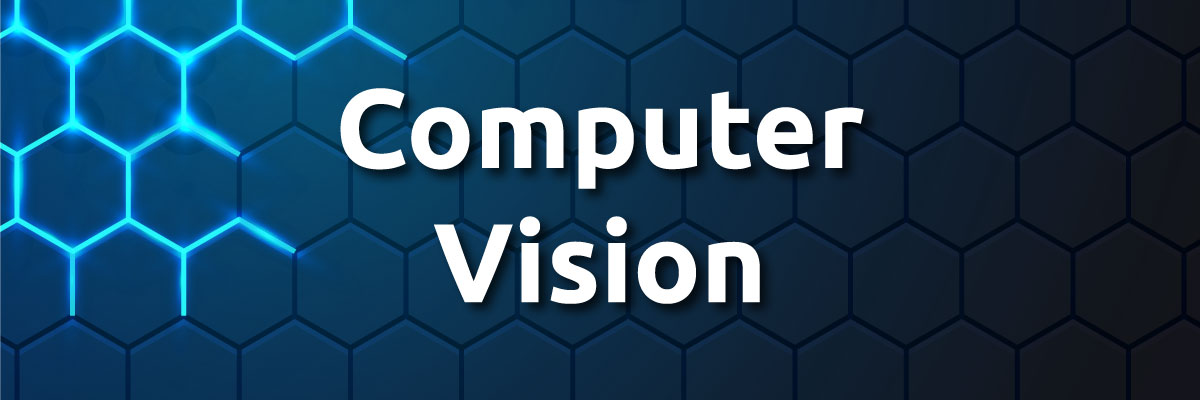
#> input picture image.jpg, 1200 x 400 px
$ python erosion.py
#> lines starting #> are read from the running program, lines starting #| are printed output that depends on the picture
import cv2
import numpy as np

image = cv2.imread('image.jpg', 0)
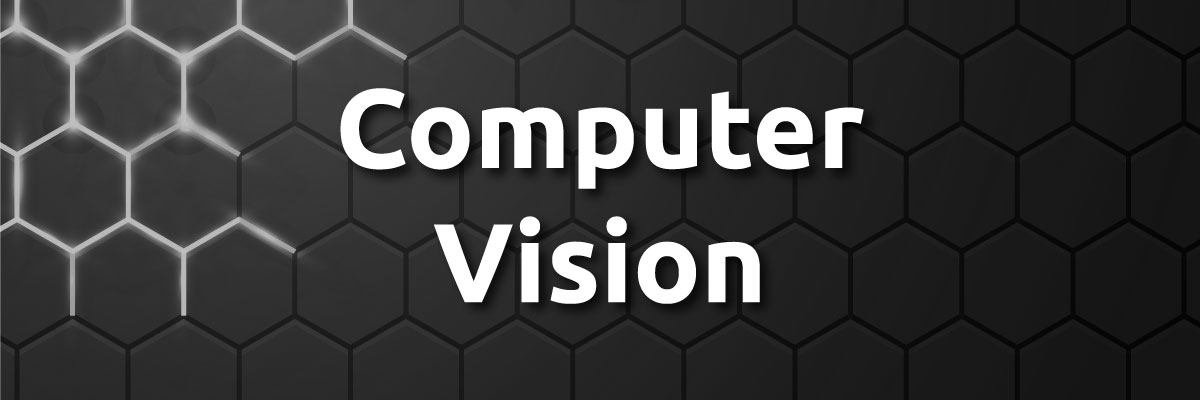
#> image: shape (400, 1200); min 0, max 255, mean 55.5

"""
a kernel slides over the binary image like convolution and
changes the current pixel value to 0 if all the pixels under
the kernel are not 1s i.e erode the pixels. So the pixels of
the edges of white region might change from 1 to 0.

"""

kernel = np.ones((5, 5), np.uint8)
erosion = cv2.erode(image, kernel, iterations=1)
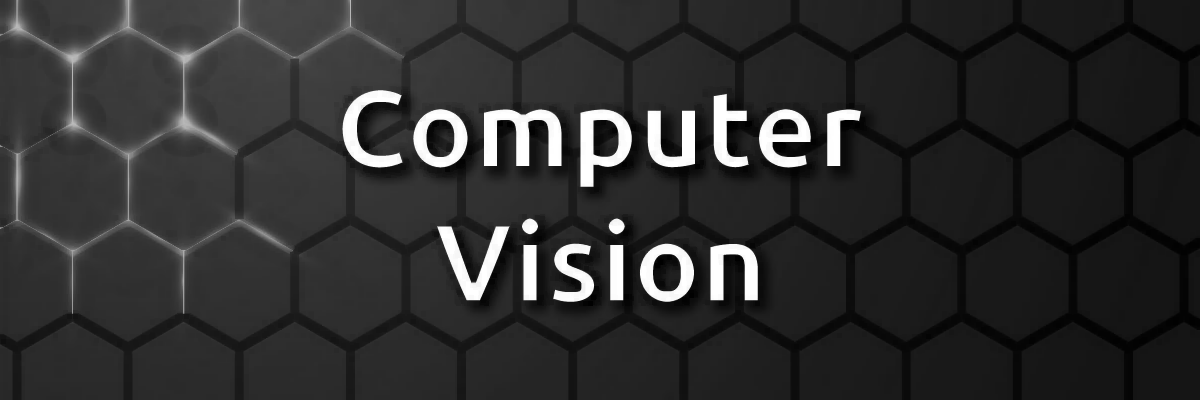
#> erosion: shape (400, 1200); min 0, max 255, mean 46.9
cv2.imwrite('erosion.jpg', erosion)
